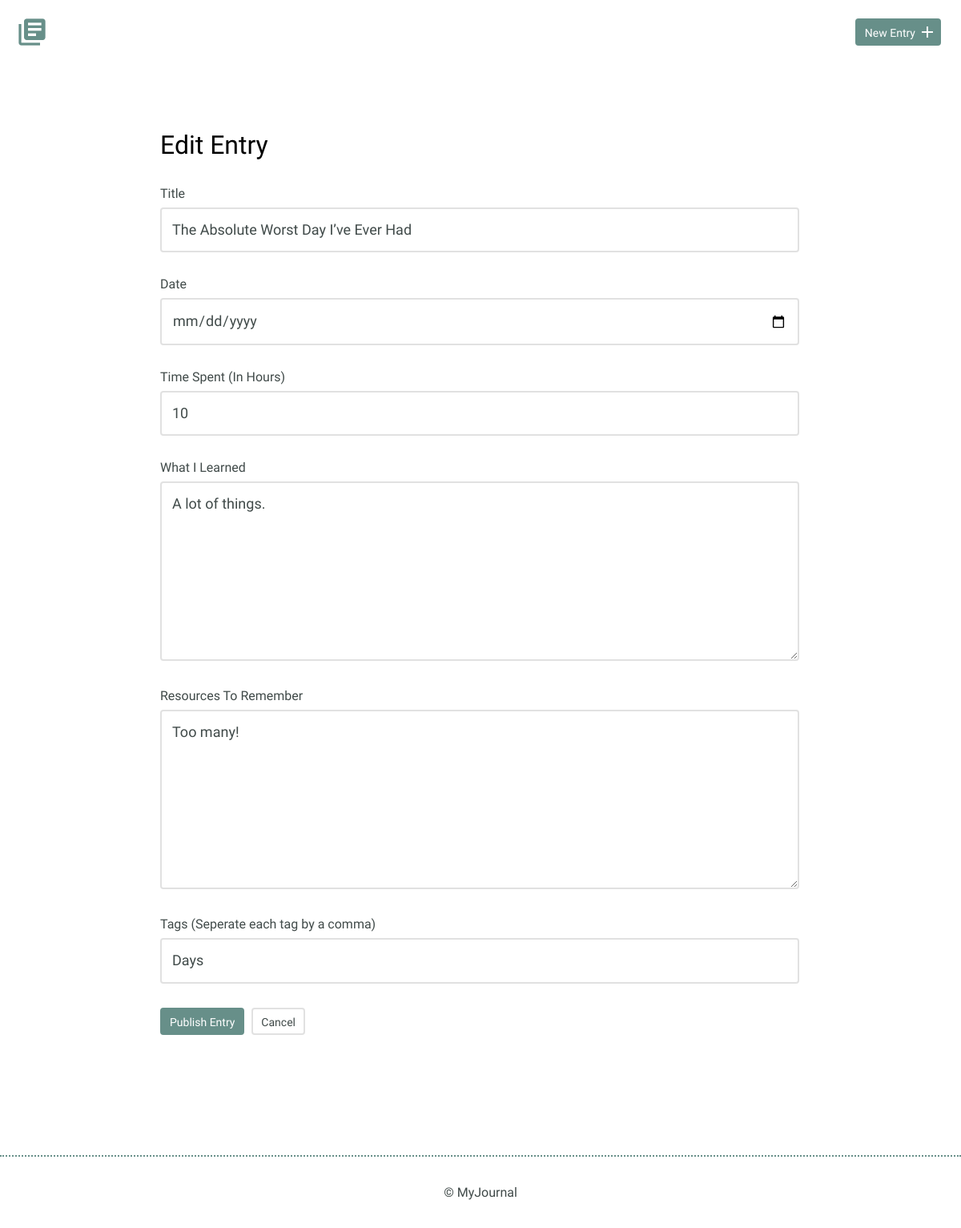
/entries/edit/The Absolute Worst Day I’ve Ever Had (signed in), run on the app's committed database.
### models.py (models this page shows)
class BaseModel(Model):
    class Meta:
        database = DATABASE

class Entry(BaseModel):
    date_created = DateTimeField(default=datetime.now)
    title = CharField(unique=True)
    time_spent = IntegerField()  # minutes
    learned = TextField()
    resources = TextField()
    class Meta:
        order_by = ('date_created',)

### app.py (the view, shortened to what this page needs)
@app.route('/entry', methods=('GET', 'POST'))
@app.route('/entries/edit/<slug>', methods=('GET', 'POST'))
@login_required
def edit_entry(slug=None):
    if slug:
        entry = models.Entry.get(models.Entry.title == string.capwords(slug))
        tag_query = (models.Tag
                     .select()
                     .join(models.TagList)
                     .join(models.Entry)
                     .where(models.Entry.title == entry.title))
        title = 'Edit Entry'
    else:
        entry = models.Entry()
        tag_query = []
        title = 'Add Entry'
    form = forms.EntryForm(obj=entry)
    tags = ", ".join([tag.name.title() for tag in tag_query])
    return render_template('edit.html', form=form, title=title, tags=tags)

### forms.py
class EntryForm(FlaskForm):
    title = StringField(
        'Title',
        validators=[
            DataRequired(),
        ])
    date_created = DateField(
        'Date',
        format="%m/%d/%Y",
        validators=[
            DataRequired(),
        ])
    time_spent = StringField(
        'Time Spent (In Hours)',
        validators=[
            DataRequired(),
        ])
    learned = TextAreaField(
        'What I Learned',
        validators=[
            DataRequired(),
        ])
    resources = TextAreaField(
        'Resources To Remember',
        validators=[
            DataRequired(),
        ])
    tags = StringField(
        'Tags (Seperate each tag by a comma)',
    )

### app.py (called while the page is built)
@app.before_request
def before_request():
    g.db = models.DATABASE
    g.db.connect(reuse_if_open=True)

@app.after_request
def after_request(response):
    g.db.close()
    return response

@login_manager.user_loader
def load_user(userid):
    try:
        return models.User.get(models.User.id == userid)
    except models.DoesNotExist:
        return None

### templates/edit.html (shortened to what this page needs)
{% extends 'layout.html' %}
{% block content %}
<section>
    <div class="container">
        <div class="edit-entry">
            <form method="POST" action="">
                <h2>{{ title }}</h2>
                {% for field in form %}
                {% if field.name == "tags" %}
                    {{ field.label }}
                    {{ form.tags(value=tags) }}
                {% else %}
                    {% if field.widget.input_type != 'hidden' %} {{ field.label }} {% endif %}
                    {{ field }}
                {% endif %}
                {% endfor %}
                <input type="submit" value="Publish Entry" class="button">
                <a href="{{ url_for('index') }}" class="button button-secondary">Cancel</a>
            </form>
        </div>
    </div>
</section>
{% endblock content %}

### static/css/site.css (style rules this page uses)
body { font-size: 16px; color: #404a49; font-family: 'Cousine', serif; font-weight: 400; }
.container { margin: 0 auto; padding: 0 25px; }
.button { padding: 8px 10px 6px 10px; background: #678f89; border: 2px solid #678f89; border-radius: 4px; text-decoration: none; color: #FFF; position: relative; text-align: center; font-size: 14px; }
.button.button-secondary { background: #FFF; border: 2px solid #e1e1e1; color: #404a49; }
h1, h2, h3 { margin: 0; font-weight: 400; line-height: 1em; color: #000; }
h2 { font-size: 32px; }
.entry-list, .edit-entry, .new-entry { max-width: 800px; margin: 0 auto; padding: 70px 0 150px 0; }
.edit-entry h2, .new-entry h2 { margin-bottom: 35px; }
form label { display: block; margin-bottom: 8px; }
form input[type=text], form input[type=password], form input[type=date], form textarea { border: 2px solid #e1e1e1; font-size: 18px; line-height: 1.8em; padding:10px 13px; margin-bottom: 30px; border-radius: 4px; width: calc(100% - 32px); }
.edit-entry form textarea, .new-entry form textarea { min-height: 200px; }
input[type=submit] { margin-right: 5px; }

### data on the page
Entry: form "The Absolute Worst Day I’ve Ever Had" "10" "A lot of things." "Too many!"

### other printed values
{{ title }} "Edit Entry"
{{ field.label }} "Title" "Date" "Time Spent (In Hours)" "What I Learned" "Resources To Remember"
{{ field.label }} "Tags (Seperate each tag by a comma)"
